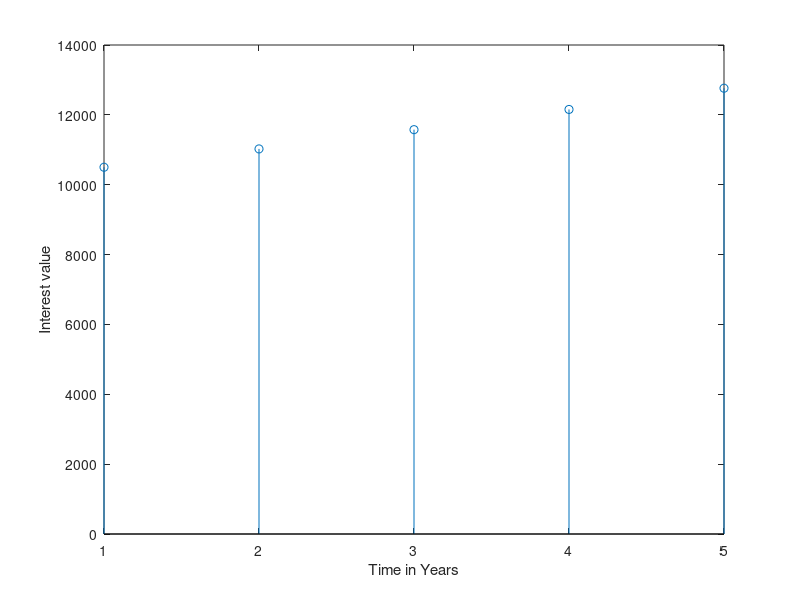

Here is the MATLAB script that generated this plot:
clc;
clear all;
Princi = 10000
rate = 0.05
xaxis =[]
yaxis = []
function n = inNoofyear()
n= input("Enter Time period : ")
while n<0 
  n= input("Enter again No negative val allowed : ")
endwhile
endfunction

function plotgragh(n)
Princi = 10000
rate = 0.05
xaxis =1:n

s=Princi*((1+rate).^xaxis)

stem(xaxis,s)
xlabel("Time in Years")
ylabel("Interest value")
endfunction

%calling function for input and function for plotting graph
year = inNoofyear()
plotgragh(year)